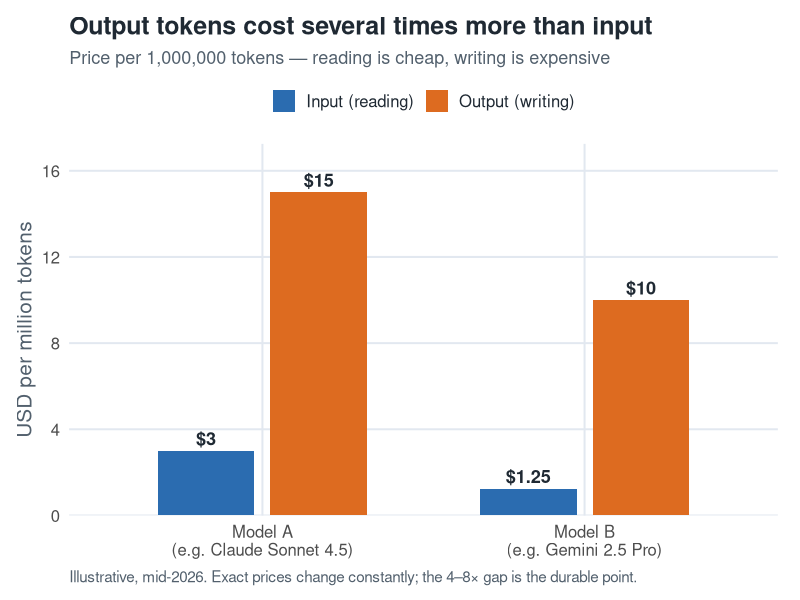
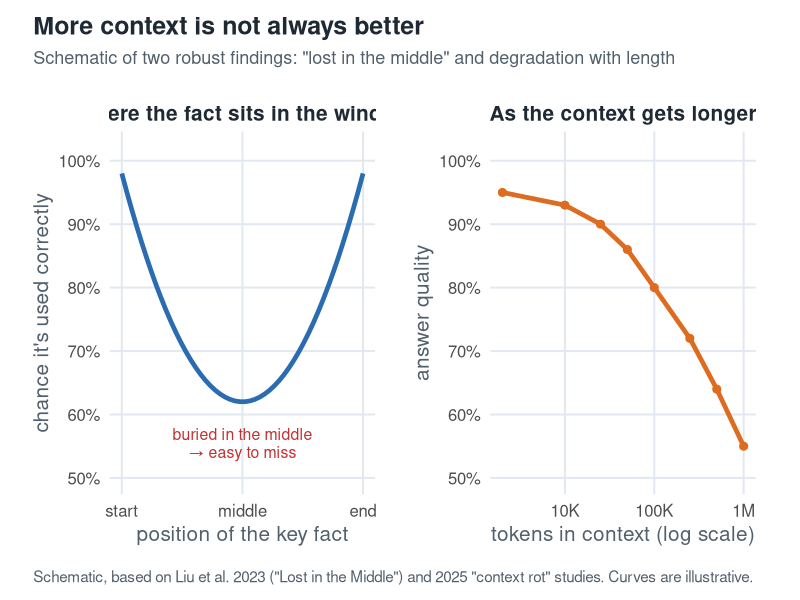

The R source for these figures, in order:
#!/usr/bin/env Rscript
# Generates the two data-driven figures for the slide deck:
#   chart-cost.svg          input vs output token pricing (asymmetry)
#   chart-context-rot.svg   "lost in the middle" + degradation with length
#
# Numbers are illustrative and date-stamped (mid-2026). The point is the
# SHAPE of each relationship, not exact values. Built in R/ggplot2 on
# purpose: the audience knows R, and the deck is about coding agents.

suppressPackageStartupMessages({
  library(ggplot2)
})

# --- shared look -------------------------------------------------------------
ink    <- "#1f2933"
slate  <- "#52606d"
blue   <- "#2b6cb0"   # input / context
amber  <- "#dd6b20"   # output
green  <- "#2f855a"
coral  <- "#c53030"
grid   <- "#e2e8f0"

theme_slide <- function(base_size = 15) {
  theme_minimal(base_size = base_size) +
    theme(
      text             = element_text(colour = ink),
      plot.title       = element_text(face = "bold", size = base_size + 3),
      plot.subtitle    = element_text(colour = slate, size = base_size - 2),
      plot.caption     = element_text(colour = slate, size = base_size - 4, hjust = 0),
      axis.title       = element_text(colour = slate),
      panel.grid.minor = element_blank(),
      panel.grid.major = element_line(colour = grid),
      legend.position  = "top",
      legend.title     = element_blank(),
      strip.text       = element_text(face = "bold", colour = ink, size = base_size),
      plot.margin      = margin(12, 16, 10, 12)
    )
}

here <- function(f) file.path(dirname(sub("--file=", "",
  grep("--file=", commandArgs(FALSE), value = TRUE)[1])), f)
if (is.na(here("x"))) here <- function(f) f   # fallback for interactive use

# --- 1. input vs output pricing ---------------------------------------------
cost <- data.frame(
  model = factor(rep(c("Model A\n(e.g. Claude Sonnet 4.5)",
                       "Model B\n(e.g. Gemini 2.5 Pro)"), each = 2),
                 levels = c("Model A\n(e.g. Claude Sonnet 4.5)",
                            "Model B\n(e.g. Gemini 2.5 Pro)")),
  kind  = factor(rep(c("Input (reading)", "Output (writing)"), 2),
                 levels = c("Input (reading)", "Output (writing)")),
  price = c(3, 15, 1.25, 10)
)

p_cost <- ggplot(cost, aes(model, price, fill = kind)) +
  geom_col(position = position_dodge(width = 0.7), width = 0.6) +
  geom_text(aes(label = paste0("$", price)),
            position = position_dodge(width = 0.7), vjust = -0.4,
            size = 4.6, fontface = "bold", colour = ink) +
  scale_fill_manual(values = c("Input (reading)" = blue,
                               "Output (writing)" = amber)) +
  scale_y_continuous(expand = expansion(mult = c(0, 0.15))) +
  labs(
    title    = "Output tokens cost several times more than input",
    subtitle = "Price per 1,000,000 tokens — reading is cheap, writing is expensive",
    x = NULL, y = "USD per million tokens",
    caption  = "Illustrative, mid-2026. Exact prices change constantly; the 4–8× gap is the durable point."
  ) +
  theme_slide()

ggsave(here("chart-cost.svg"), p_cost, width = 8.2, height = 4.6, bg = "white", device = grDevices::svg)

# --- 2a. lost in the middle --------------------------------------------------
pos <- seq(0, 1, length.out = 50)
mid <- data.frame(
  position = pos,
  # U-shaped: high at ends, dips in the middle
  accuracy = 0.62 + 0.36 * (2 * (pos - 0.5))^2
)
mid$panel <- "Where the fact sits in the window"

p_mid <- ggplot(mid, aes(position, accuracy)) +
  geom_line(colour = blue, linewidth = 1.6) +
  annotate("text", x = 0.5, y = 0.555, label = "buried in the middle\n→ easy to miss",
           colour = coral, size = 4, lineheight = 0.95) +
  scale_x_continuous(breaks = c(0, 0.5, 1),
                     labels = c("start", "middle", "end")) +
  scale_y_continuous(labels = scales::percent, limits = c(0.5, 1.02)) +
  labs(x = "position of the key fact", y = "chance it's used correctly") +
  facet_wrap(~panel) +
  theme_slide()

# --- 2b. degradation with length --------------------------------------------
len <- data.frame(
  tokens   = c(2, 10, 25, 50, 100, 250, 500, 1000) * 1e3,
  accuracy = c(0.95, 0.93, 0.90, 0.86, 0.80, 0.72, 0.64, 0.55)
)
len$panel <- "As the context gets longer"

p_len <- ggplot(len, aes(tokens, accuracy)) +
  geom_line(colour = amber, linewidth = 1.6) +
  geom_point(colour = amber, size = 2.4) +
  scale_x_log10(labels = function(x) ifelse(x >= 1e6, paste0(x / 1e6, "M"),
                                             paste0(x / 1e3, "K"))) +
  scale_y_continuous(labels = scales::percent, limits = c(0.5, 1.02)) +
  labs(x = "tokens in context (log scale)", y = "answer quality") +
  facet_wrap(~panel) +
  theme_slide()

# combine the two panels side by side
suppressPackageStartupMessages({
  has_patchwork <- requireNamespace("patchwork", quietly = TRUE)
})
if (has_patchwork) {
  combined <- patchwork::wrap_plots(p_mid, p_len, ncol = 2) +
    patchwork::plot_annotation(
      title = "More context is not always better",
      subtitle = "Schematic of two robust findings: \"lost in the middle\" and degradation with length",
      caption = "Schematic, based on Liu et al. 2023 (\"Lost in the Middle\") and 2025 \"context rot\" studies. Curves are illustrative.",
      theme = theme_slide()
    )
  ggsave(here("chart-context-rot.svg"), combined, width = 9.6, height = 4.4, bg = "white", device = grDevices::svg)
} else {
  # fallback: just save the lost-in-the-middle panel
  ggsave(here("chart-context-rot.svg"),
         p_mid + labs(title = "More context is not always better"),
         width = 6, height = 4.4, bg = "white", device = grDevices::svg)
}

cat("charts written to", dirname(here("chart-cost.svg")), "\n")
